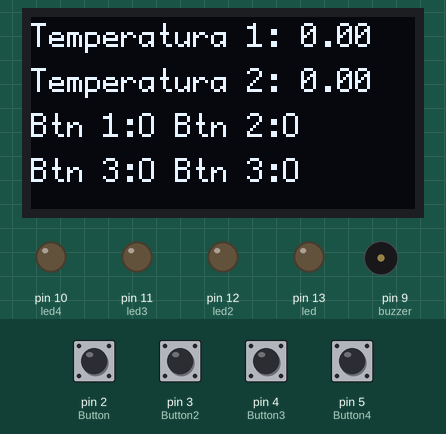
Recording of a sketch running on a simulated Arduino Uno, built with avr-gcc and run on an emulated ATmega328P. Parts: 128×64 one-colour display, output pins drawn as LEDs (lit = HIGH), buzzer (waves = sounding, pin HIGH). The inputs (shaded band) are chosen by the test bench; at power-on: pin 2 (Button), pin 3 (Button2), pin 4 (Button3), pin 5 (Button4) LOW.

Above: at 1.7 s.
1.8 s: pin 2 (Button) pulled HIGH for 0.55 s
At 3.1 s:
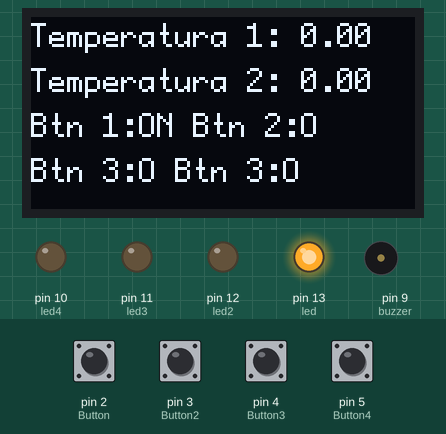
4.2 s: pin 2 (Button) pulled HIGH for 1 s
At 6.5 s:
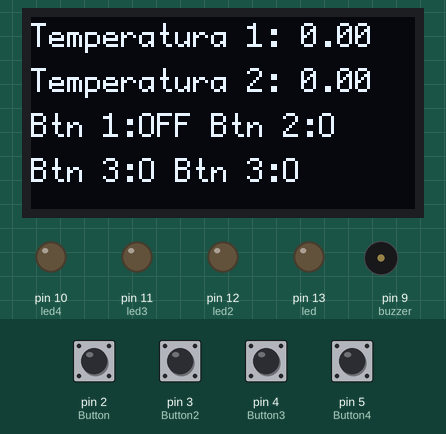
7.0 s: pin 3 (Button2) pulled HIGH for 1 s
At 8.6 s:
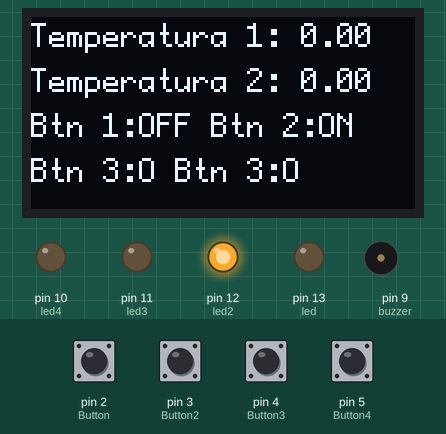
9.8 s: pin 3 (Button2) pulled HIGH for 0.55 s
At 10.54 s:
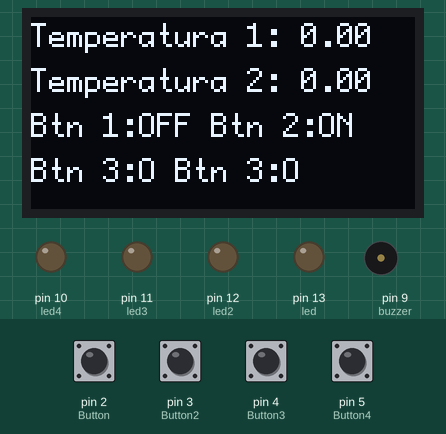
13.3 s: pin 2 (Button) pulled HIGH for 1 s
At 15.9 s:
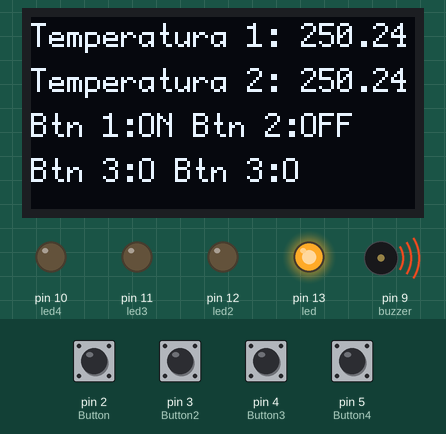
16.2 s: pin 3 (Button2) pulled HIGH for 0.55 s
At 18.4 s:
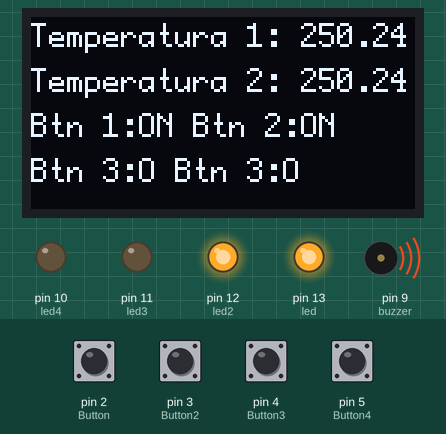
Timing chart, 0 to 19.7 s (numbered marks = the images above; inputs shaded):
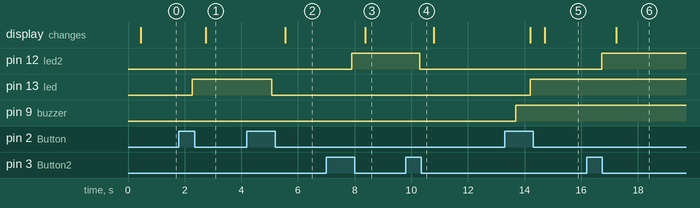

Measured:
- after the input at 1.8 s, pin 13 (led): LOW → HIGH after 0.48 s; the display: changes after 0.94 s (image 1)
- after the input at 4.2 s, pin 13 (led): HIGH → LOW after 0.87 s; the display: changes after 1.3 s (image 2)
- after the input at 7.0 s, pin 12 (led2): LOW → HIGH after 0.90 s; the display: changes after 1.4 s (image 3)
- after the input at 9.8 s, pin 12 (led2): HIGH → LOW after 0.50 s
- after the input at 13.3 s, pin 13 (led): LOW → HIGH after 0.91 s; the display: first differs from a run without the input after 1.4 s (image 5)
- after the input at 16.2 s, pin 12 (led2): LOW → HIGH after 0.53 s; the display: changes after 1.0 s (image 6)

The sketch:

Proyecto.ino
```cpp
// Illumination system
int Button = 2;
int Button2 = 3;
int Button3 = 4;
int Button4 = 5;
boolean ButtonPressed = false;
boolean ButtonPressed2 = false;
boolean ButtonPressed3 = false;
boolean ButtonPressed4 = false;
int led = 13;
int led2 = 12;
int led3 = 11;
int led4 = 10;
boolean Toggle = false;
boolean Toggle2 = false;
boolean Toggle3 = false;
boolean Toggle4 = false;
int Debounce = 0;
int Debounce2 = 0;
int Debounce3 = 0;
int Debounce4 = 0;

String b1 = "O";
String b2 = "O";
String b3 = "O";
String b4 = "O";

// **

//Temperature
const int sensorPin = A0;
const int sensorPin2 = A1;
int buzzer = 9;
float celsius,celsius2;
int count=0;
// Display
#include "U8glib.h"
U8GLIB_SH1106_128X64 oled(U8G_I2C_OPT_NONE);

//**

void setup() {

  //Illumantion
  pinMode(led, OUTPUT);
  pinMode(led2, OUTPUT);
  pinMode(led3, OUTPUT);
  pinMode(led4, OUTPUT);
  pinMode(Button, INPUT);
  pinMode(Button2, INPUT);
  pinMode(Button3, INPUT);
  pinMode(Button4, INPUT);
  digitalWrite(led, LOW);
  digitalWrite(led2, LOW);
  digitalWrite(led3, LOW);
  digitalWrite(led4, LOW);
// **
//Temperature
  pinMode(buzzer, OUTPUT);

}

void loop() {
// Illumination
  illumination();

//Temperature

count++;
if (count==30){
  temperature();
  count=0;
}

// Display
    oled.firstPage();
  do {
    page1();
  } while (oled.nextPage() );


}

float temperature(){
  int value = analogRead(sensorPin);
  int value2 = analogRead(sensorPin2);
  float millivolts = (value / 1023.0) * 5000;
  float millivolts2 = (value2 / 1023.0) * 5000;
  //float celsius = millivolts / 10;
  celsius = millivolts / 10;
  //float celsius2 = millivolts2 / 10;
  celsius2 = millivolts2 / 10;
  //delay(1000);
  if (celsius >= 40 || celsius2 >=40){
    digitalWrite(buzzer, HIGH);

  }else{
    digitalWrite(buzzer, LOW);
  }

}

void illumination(){

  if (digitalRead(Button)==HIGH){
    Debounce++;
  }else{
    Debounce = 0;
    ButtonPressed = false;
    Toggle = false;
  }

  if(Debounce >= 2){ // How long I have to wait
    ButtonPressed = true;
  }

  if (ButtonPressed == true && Toggle == false){
    Toggle = true;
    digitalWrite(led, !digitalRead(led));
    if (digitalRead(led) == HIGH){
      b1 = "ON";
    }else{
      b1 = "OFF";
    }
  }
  // Button 1

  if (digitalRead(Button2)==HIGH){
    Debounce2++;
  }else{
    Debounce2 = 0;
    ButtonPressed2 = false;
    Toggle2 = false;
  }

  if(Debounce2 >= 2){ // How long I have to wait
    ButtonPressed2 = true;
  }

  if (ButtonPressed2 == true && Toggle2 == false){
    Toggle2 = true;
    digitalWrite(led2, !digitalRead(led2));
    if (digitalRead(led2) == HIGH){
      b2 = "ON";
    }else{
      b2 = "OFF";
    }
  }
  // Button 2

  if (digitalRead(Button3)==HIGH){
    Debounce3++;
  }else{
    Debounce3 = 0;
    ButtonPressed3 = false;
    Toggle3 = false;
  }

  if(Debounce3 >= 2){ // How long I have to wait
    ButtonPressed3 = true;
  }

  if (ButtonPressed3 == true && Toggle3 == false){
    Toggle3 = true;
    digitalWrite(led3, !digitalRead(led3));
    if (digitalRead(led3) == HIGH){
      b3 = "ON";
    }else{
      b3 = "OFF";
    }
  }
  // Button 3

    if (digitalRead(Button4)==HIGH){
    Debounce4++;
  }else{
    Debounce4 = 0;
    ButtonPressed4 = false;
    Toggle4 = false;
  }

  if(Debounce4 >= 2){ // How long I have to wait
    ButtonPressed4 = true;
  }

  if (ButtonPressed4 == true && Toggle4 == false){
    Toggle4 = true;
    digitalWrite(led4, !digitalRead(led4));
    if (digitalRead(led4) == HIGH){
      b4 = "ON";
    }else{
      b4 = "OFF";
    }

  }
  // Button 4
//***
}

// Display
void page1(void) {
  oled.setFont(u8g_font_profont12);
  oled.setPrintPos(0, 10);
  oled.print((String) "Temperatura 1: " + celsius);
  oled.setPrintPos(0, 25);
  oled.print((String) "Temperatura 2: " + celsius2);
  oled.setPrintPos(0, 40);
  oled.print((String)"Btn 1:" + b1 +" Btn 2:"+ b2);
  oled.setPrintPos(0, 55);
  oled.print((String)"Btn 3:" + b3 + " Btn 3:" + b4);
}
```
